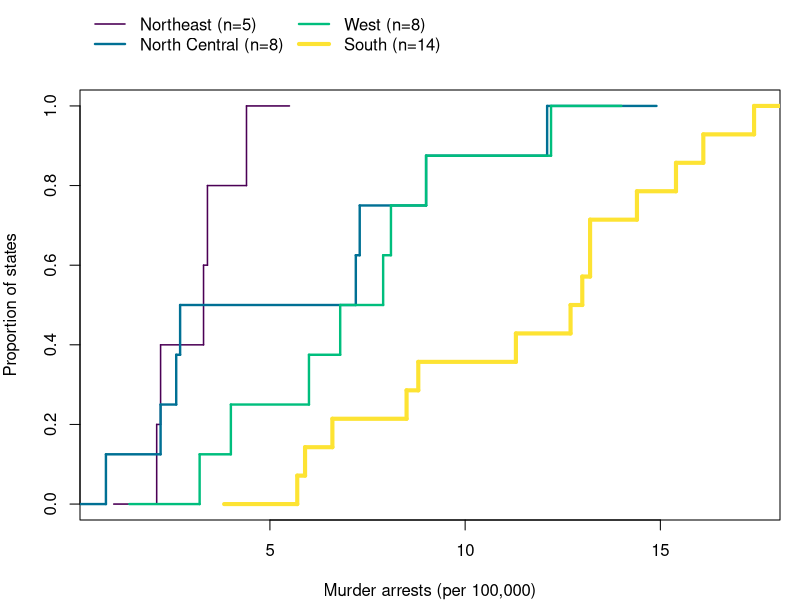
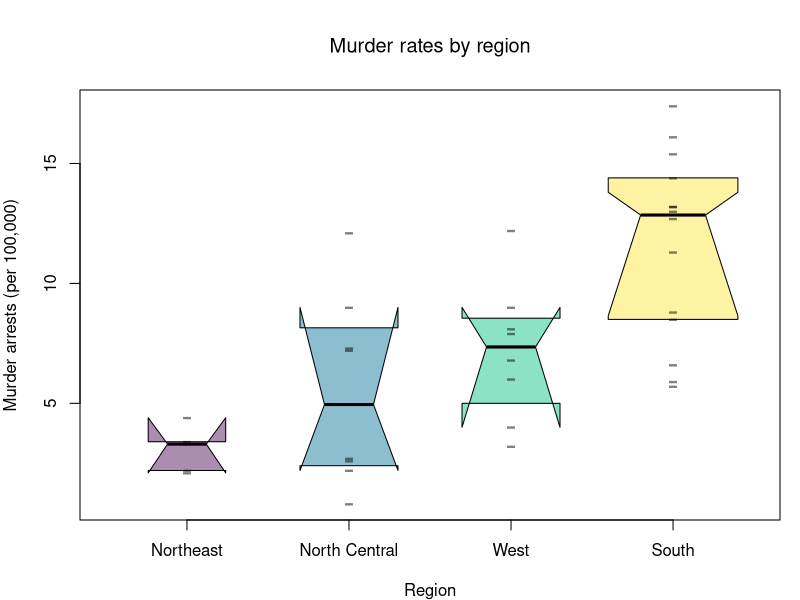

The R script that drew these images, in order: (Note: this script raises an error after producing the figures.)
## ---- chunk 1
# Draw one random sample of 35 of the 50 states, and use only it from here on
set.seed(111)
state_id <- sample(nrow(USArrests), 35)

# Outcome: murder arrests per 100K, one value per sampled state
y_hat <- USArrests[state_id, 'Murder']
# Group: the four-level region factor, for the same sampled states.
# Its levels are the values the categorical variable can take.
region <- state.region[state_id]
levels(region)
table(region)
## ---- chunk 2
# Order regions by their median murder rate, lowest to highest
region_order <- names(sort(tapply(y_hat, region, median)))
region <- factor(region, levels=region_order)

# One ECDF per region, on the same axes
line_cols <- hcl.colors(4)
n_g <- table(region)
lwd_g <- 1.5 + 2.5 * (n_g - min(n_g)) / (max(n_g) - min(n_g))

par(mar=c(4, 4, 4.5, 1))
plot(NULL, xlim=range(y_hat), ylim=c(0, 1),
    xlab='Murder arrests (per 100,000)', ylab='Proportion of states', main=NA)
for (g in seq_along(levels(region))) {
    F_g_hat <- ecdf(y_hat[region == levels(region)[g]])
    plot(F_g_hat, add=TRUE, col=line_cols[g], lwd=lwd_g[g],
        verticals=TRUE, do.points=FALSE, col.01line=NA)
}
legend('topleft', inset=c(0, -.2), xpd=TRUE, ncol=2, bty='n',
    legend=paste0(levels(region), ' (n=', n_g, ')'), col=line_cols, lty=1, lwd=lwd_g)
## ---- chunk 3
# Group size, mean, and median of the murder rate by region
summary_fun <- function(y_hat) {
    out <- c(n=length(y_hat), mean=mean(y_hat), median=median(y_hat))
    return(out)
}
aggregate(y_hat ~ region, FUN=summary_fun)
## ---- chunk 4
# Bootstrap the median within each region, keeping each region's size
n_boot <- 999
boot_medians <- matrix(NA, n_boot, nlevels(region))
colnames(boot_medians) <- levels(region)
for (b in seq(n_boot)) {
    for (g in levels(region)) {
        y_boot <- sample(y_hat[region == g], replace=TRUE)
        boot_medians[b, g] <- median(y_boot)
    }
}

# 95% bootstrap percentile intervals: one column per region
med_ci <- apply(boot_medians, 2, quantile, probs=c(.025, .975))
round(med_ci, 2)

# Boxplot statistics, with the bootstrap intervals as the notches
bx <- boxplot(y_hat ~ region, plot=FALSE)
bx[['conf']] <- med_ci

# One notched box per region, box width scaled to group size
bxp(bx, notch=TRUE, varwidth=TRUE,
    boxfill=hcl.colors(4, alpha=.45),
    whisklty=0, staplelty=0, outpch=NA,
    ylab='Murder arrests (per 100,000)', xlab='Region', main=NA)
title('Murder rates by region', font.main=1)
# Raw Observations, in place of whiskers and outliers
stripchart(y_hat ~ region,
    pch='-', col=grey(0, .5), cex=2,
    vert=TRUE, add=TRUE)
## ---- chunk 5
data(wage2, package='wooldridge')
wage_hat <- wage2[, 'wage']
educ <- wage2[, 'educ']
# Group years of schooling: dropout, high school, some college, BA, graduate.
educ_g <- cut(educ, breaks=c(0, 11, 12, 15, 16, 18),
    labels=c('<12', '12', '13-15', '16', '17-18'))
n_g <- table(educ_g)
n_g

# Bootstrap the median within each education group, keeping each group's size.
n_boot <- 999
boot_med_g <- matrix(NA, n_boot, nlevels(educ_g))
colnames(boot_med_g) <- levels(educ_g)
for (b in seq(n_boot)) {
    for (g in levels(educ_g)) {
        wage_boot <- sample(wage_hat[educ_g == g], replace=TRUE)
        boot_med_g[b, g] <- median(wage_boot)
    }
}
# 95% bootstrap percentile intervals: one column per education group.
med_ci <- apply(boot_med_g, 2, quantile, probs=c(.025, .975))
round(med_ci)
## ---- chunk 6
#| fig-height: 4
educ_cols <- hcl.colors(nlevels(educ_g))
lwd_g <- 1.5 + 2.5 * (n_g - min(n_g)) / (max(n_g) - min(n_g))
educ_par <- par(mfrow=c(1, 2), mar=c(4.5, 4.2, 1, 1))

### One ECDF per education group on the same axes, line width scaled to group size
plot(NULL, xlim=range(wage_hat), ylim=c(0, 1), main=NA,
    xlab='Monthly earnings (1980 dollars)', ylab='Proportion of workers')
for (g in seq_along(levels(educ_g))) {
    plot(ecdf(wage_hat[educ_g == levels(educ_g)[g]]), add=TRUE,
        col=educ_cols[g], lwd=lwd_g[g],
        verticals=TRUE, do.points=FALSE, col.01line=NA)
}
legend('bottomright', legend=paste0(levels(educ_g), ' years (n=', n_g, ')'),
    col=educ_cols, lty=1, lwd=lwd_g, bty='n', cex=.8)

### Boxplots with the bootstrap intervals as notches, box width scaled to group size
bx <- boxplot(wage_hat ~ educ_g, plot=FALSE)
bx[['conf']] <- med_ci
bxp(bx, notch=TRUE, varwidth=TRUE, boxfill=hcl.colors(nlevels(educ_g), alpha=.45),
    whisklty=0, staplelty=0, outpch=NA, main=NA,
    xlab='Years of education', ylab='Monthly earnings (1980 dollars)')
# Raw observations, in place of whiskers and outliers
stripchart(wage_hat ~ educ_g, pch='-', col=grey(0, .2), cex=1, vert=TRUE, add=TRUE)
## ---- chunk 7
# Fit ANOVA
fit_aov <- aov(y_hat ~ region)
summary(fit_aov)
## ---- chunk 8
# Data
y0_hat <- c(4, 5, 6, 8, 7, 9, 5, 6, 7)
g0 <- factor(c('A', 'A', 'A', 'B', 'B', 'B', 'C', 'C', 'C'))

# Verify by hand
m0_hat <- mean(y0_hat)
m0_g_hat <- aggregate(y0_hat, list(g0), mean)$x
n0_g <- aggregate(y0_hat, list(g0), length)$x

BSS <- sum(n0_g * (m0_g_hat - m0_hat)^2)
WSS <- sum(aggregate(y0_hat, list(g0), function(y_hat) sum((y_hat - mean(y_hat))^2))$x)
cbind(BSS, WSS)
## ---- chunk 9
F_fun <- function(y_hat,g){
    m_y_hat <- mean(y_hat)
    m_g_hat <- aggregate(y_hat, list(g), mean)$x
    n_g <- aggregate(y_hat, list(g), length)$x

    BSS <- sum(n_g * (m_g_hat - m_y_hat)^2)
    WSS <- sum(aggregate(y_hat, list(g), function(y_hat) sum((y_hat - mean(y_hat))^2))$x)

    n <- length(y_hat)
    G <- nlevels(g)
    F_obs <- (BSS/(G-1)) / (WSS/(n-G))
    return(F_obs)
}
F_obs <- F_fun(y_hat=y_hat, g=region)
F_obs
## ---- chunk 10
# Null distribution: shuffle region labels to break the Y--group pairing
F_perm <- vector(length=999)
for( b in seq_along(F_perm)){
    g_perm <- sample(region, replace=FALSE)
    F_perm[b] <- F_fun(y_hat=y_hat, g=g_perm)
}

# Permutation p-value
p_perm <- mean(F_perm >= F_obs)
p_perm

# One-sided critical value: 95th percentile of the permutation distribution
F_crit <- quantile(F_perm, probs=.95)

hist(F_perm, breaks = 40,
    border = NA,
    freq = FALSE, main = NA, xlab = 'Null Permutation F-statistic',
    xlim = range(c(0, F_perm, F_obs)))
title('Null Permutation F-test', font.main = 1)
abline(v = F_crit, col = rgb(0, 0, 0, .8), lwd = 2)
abline(v = F_obs, col = rgb(1, 0, 0, .8), lwd = 2)
legend('top', legend = c('Observed F', '95th percentile'),
    col = c(rgb(1, 0, 0, .8), rgb(0, 0, 0, .8)), lwd = 2, bty='n')
## ---- chunk 11
# Degrees of freedom for the regional data
n <- length(y_hat)
G <- nlevels(region)
p_param <- 1 - pf(F_obs, G-1, n-G)

# Compare parametric and permutation p-values
cbind(F_obs, p_param, p_perm)

# Overlay: permutation histogram vs. theoretical F density
hist(F_perm, breaks = 40,
    border = NA,
    freq = FALSE, main = NA, xlab = 'Null F-statistic',
    xlim = range(c(0, F_perm, F_obs)))
title('Permutation vs. Theoretical Null Distribution', font.main = 1)
F_grid <- seq(0, max(c(F_perm, F_obs)), length = 200)
lines(F_grid, df(F_grid, G-1, n-G), col = rgb(0, 0, 1, .8), lwd = 1, lty = 2)
abline(v = F_obs, col = rgb(1, 0, 0, .8), lwd = 2)
legend('top', legend = c('Null permutation', paste0('F(', G-1, ', ', n-G, ')'), 'Observed F'),
    fill = c(grey(.83), NA, NA), border = NA, # grey(.83) matches the default histogram fill
    lwd = c(NA, 1, 2), lty = c(NA, 2, 1), col = c(NA, rgb(0, 0, 1, .8), rgb(1, 0, 0, .8)), bty = 'n')
## ---- chunk 12
# Data (the three-group example from the decomposition above)
y0_hat <- c(4, 5, 6, 8, 7, 9, 5, 6, 7)
g0 <- factor(c('A', 'A', 'A', 'B', 'B', 'B', 'C', 'C', 'C'))

# Computation
summary(aov(y0_hat ~ g0))

# Verify by hand
n0 <- length(y0_hat)
G0 <- nlevels(g0)
m0_hat <- mean(y0_hat)
m0_g_hat <- aggregate(y0_hat, list(g0), mean)$x
n0_g <- aggregate(y0_hat, list(g0), length)$x
BSS <- sum(n0_g * (m0_g_hat - m0_hat)^2)
WSS <- sum(aggregate(y0_hat, list(g0), function(y_hat) sum((y_hat - mean(y_hat))^2))$x)
Fstat <- (BSS/(G0-1)) / (WSS/(n0-G0))
pval  <- 1 - pf(Fstat, G0-1, n0-G0)
cbind(BSS, WSS, Fstat, pval)
## ---- chunk 13
kw <- kruskal.test(y_hat ~ region)
kw
## ---- chunk 14
pairwise.wilcox.test(y_hat, region, p.adjust.method='holm')
## ---- chunk 15
y0_hat <- c(1,2,3, 4,5,6, 7,8,9)
g0 <- factor(rep(c('A','B','C'), each=3))
kruskal.test(y0_hat ~ g0)
## ---- chunk 16
a0_hat <- c(1,3,5); b0_hat <- c(2,4,6)
wilcox.test(a0_hat, b0_hat)
## ---- chunk 17
# Outcome: urban population in three bands, an ordered factor, for the sampled states
urban_band <- cut(USArrests[state_id, 'UrbanPop'], breaks=c(0, 50, 75, 100),
    labels=c('mostly rural', 'mixed', 'mostly urban'), ordered_result=TRUE)
tab <- table(region, urban_band)
tab

# Proportions within each region: each bar sums to 1
p_band_region <- prop.table(tab, 1)
cols <- c(rgb(.8, 0, 0, .5), rgb(0, .8, 0, .5), rgb(0, 0, .8, .5))
par(mar=c(4, 4, 3.5, 1))
barplot(t(p_band_region), col=cols, border=NA,
    xlab='Region', ylab='Proportion of states', main=NA)
legend('top', inset=c(0, -.15), xpd=TRUE, ncol=3, bty='n',
    fill=cols, border=NA, legend=levels(urban_band))
## ---- chunk 18
# Categorical ANOVA: variation is measured by one minus the Herfindahl index
cat_anova <- function(y_hat, g) {
    # Total variation, from the pooled proportions
    n <- length(y_hat)
    p_hat <- table(y_hat) / n
    TSS <- n / 2 * (1 - sum(p_hat^2))
    # Within-group variation, from each group's own proportions
    WSS_g <- tapply(y_hat, g, function(y_g) {
        p_g_hat <- table(y_g) / length(y_g)
        return(length(y_g) / 2 * (1 - sum(p_g_hat^2)))
    })
    WSS <- sum(WSS_g)
    # Between-group variation, from the decomposition
    BSS <- TSS - WSS
    return(c(BSS=BSS, WSS=WSS, TSS=TSS, share=BSS / TSS))
}
cat_anova(urban_band, region)
## ---- chunk 19
# Commute mode of 8 workers, 4 from each neighborhood
y0_hat <- factor(c('car', 'car', 'car', 'bus', 'car', 'bus', 'bike', 'bike'))
g0 <- factor(c('A', 'A', 'A', 'A', 'B', 'B', 'B', 'B'))
table(g0, y0_hat)
cat_anova(y0_hat, g0)
## ---- chunk 20
# Observed between-group share
share_obs <- cat_anova(urban_band, region)[['share']]

# Null distribution: shuffle region labels to break the outcome--group pairing
share_perm <- rep(NA, 999)
for (b in seq_along(share_perm)) {
    g_perm <- sample(region, replace=FALSE)
    share_perm[b] <- cat_anova(urban_band, g_perm)[['share']]
}

# Permutation p-value
p_perm <- mean(share_perm >= share_obs)
p_perm

# One-sided critical value: 95th percentile of the permutation distribution
share_crit <- quantile(share_perm, probs=.95)

hist(share_perm, breaks=40,
    border=NA,
    freq=FALSE, main=NA, xlab='Null Permutation Between-Group Share',
    xlim=range(c(0, share_perm, share_obs)))
title('Null Permutation Categorical ANOVA', font.main=1)
abline(v=share_crit, col=rgb(0, 0, 0, .8), lwd=2)
abline(v=share_obs, col=rgb(1, 0, 0, .8), lwd=2)
legend('topright', legend=c('Observed share', '95th percentile'),
    col=c(rgb(1, 0, 0, .8), rgb(0, 0, 0, .8)), lwd=2, bty='n')
## ---- chunk 21
# Kruskal-Wallis ranks the bands, so it uses their order
kruskal.test(urban_band ~ region)
## ---- chunk 22
# 1 for mostly urban states, 0 otherwise
d_hat <- as.numeric(urban_band == 'mostly urban')
cat_anova(factor(d_hat), region)
summary(aov(d_hat ~ region))
